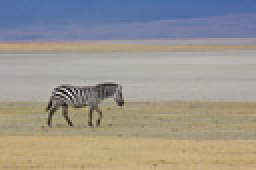
#> input picture pset1/Input/in.png, 128 x 85 px (shown 2 times larger)
$ python -i a7.py   (imports and definitions only)   (Python 2 division)
#> lines starting #> are read from the running program, lines starting #| are printed output that depends on the picture; after the words box and inside, x2 and y2 are one past the last pixel; in counts of white or black regions, pixels touching at a corner belong together
#> further down, picture is the input picture: shape (85, 128, 3); mean B, G, R 143.9, 150.6, 154
import imageIO
import numpy as np
import numpy
import scipy as sp
from scipy.ndimage.filters import gaussian_filter
from scipy.ndimage.filters import maximum_filter
from scipy.signal import convolve
import math
import random as rnd

SobelX = np.array([[-1, 0, 1],[-2, 0, 2],[-1,0,1]])
SobelY = np.transpose(SobelX)

def imIter(im):
    for y in xrange(im.shape[0]):
        for x in xrange(im.shape[1]): yield y, x

def BW(im, weights=np.array([.3,.6,.1])):
    bw = np.dot(im,weights)
    return bw

# [15 lines left out: function edgePaddingAccessor, not called in this run]


def computeTensor(im, sigmaG=1, factorSigma=4):
#> called with sigmaG = 1, factorSigma = 4
    lum = np.dot(im, np.array([.3,.6,.1]))
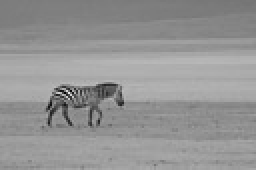
#> lum: shape (85, 128) float64 (shown 2 times larger); min 0.4, max 230.6, mean 148.9
    lum = np.sqrt(lum)
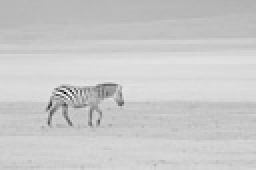
#> lum: shape (85, 128) float64 (shown 2 times larger); min 0.632, max 15.19, mean 12.17; drawn with min black and max white

    blurred = gaussian_filter(lum, sigmaG, mode='nearest')
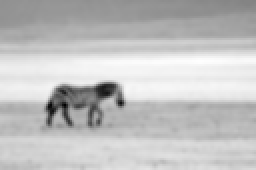
#> blurred: shape (85, 128) float64 (shown 2 times larger); min 8.1, max 13.47, mean 12.17; drawn with min black and max white

    i_x = convolve(blurred, SobelX, mode='same')
    i_y = convolve(blurred, SobelY, mode='same')

    M_11 = gaussian_filter(i_x*i_x, sigma=sigmaG*factorSigma, mode='nearest')
    M_22 = gaussian_filter(i_y*i_y, sigma=sigmaG*factorSigma, mode='nearest')
    M_12 = gaussian_filter(i_x*i_y, sigma=sigmaG*factorSigma,  mode='nearest')
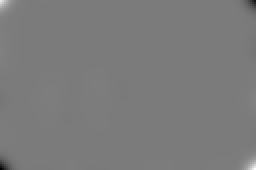
#> M_12: shape (85, 128) float64 (shown 2 times larger); min -398.8, max 422.2, mean 0.1; drawn with min black and max white
    M = np.array([M_11,M_12,M_22])

    return M


def HarrisCorners(im, k=.15, sigmaG=1, factor=4, maxiDiam=7, boundarySize=5):
    tensor = computeTensor(im, sigmaG=sigmaG, factorSigma=factor)
    # transpose so that M components will be in 0th dimension - for convenience
    #tensor = np.transpose(t, (2,0,1))

    m = np.array([[tensor[0], tensor[1]],[tensor[1],tensor[2]]])
    M = np.transpose(m, (2, 3, 0, 1))

    # calculate corner response of each pixel
    corner_resp = np.zeros(im.shape[0:2])
    for y, x in imIter(im):
        M_pix = M[y][x]
        eig_vals = np.linalg.eig(M_pix)[0]
        corner_resp[y][x] = eig_vals[0]*eig_vals[1] - k*((eig_vals[0]+eig_vals[1])**2)
#> this loop made 10880 passes
#> (M_pix, eig_vals) on passes 1 to 3: ([[833.3, 339.4], [339.4, 832.8]], [1172.5, 493.7]), ([[682.2, 278], [278, 881.2]], [486.4, 1076.9]), ([[535.7, 218.5], [218.5, 928.2]], [438.3, 1025.6])
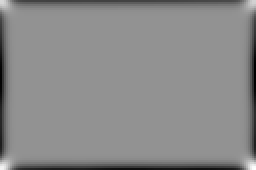
#> corner_resp: shape (85, 128) float64 (shown 2 times larger); min -337933.9, max 250253.8, mean -19553.2; drawn with min black and max white

    # now let's filter the image
    maxima = maximum_filter(corner_resp, size=maxiDiam, mode='nearest')
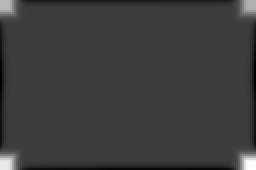
#> maxima: shape (85, 128) float64 (shown 2 times larger); min -78205.9, max 250253.8, mean 595.8; drawn with min black and max white
    # if maxima == corner_resp, keep corner_resp, or set to 0 because it is not a local maximum
    corner_resp = np.where(maxima==corner_resp, corner_resp, 0)
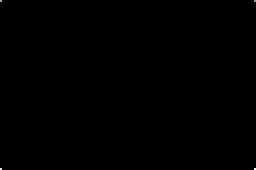
#> corner_resp: shape (85, 128) float64 (shown 2 times larger); min -0.138, max 250253.8, mean 72.2; drawn with min black and max white
    zeroPadding(corner_resp, boundarySize)
#> in zeroPadding, `corner_resp[0:boundarySize,:] = 0.0`: corner_resp: shape (85, 128) float64; 0.02% of pixels changed, all inside (x1, y1, x2, y2) = (0, 0, 128, 1)
#> in zeroPadding, `corner_resp[h-boundarySize:,:] = 0.0`: corner_resp: shape (85, 128) float64; min -0.138, max 89.74, mean 0

    indices = np.transpose(np.nonzero(corner_resp))
#> indices = [[16, 66], [16, 89], [17, 27], [24, 115], [25, 13], [38, 91], [46, 57], [50, 115], [51, 12], [52, 30], [62, 89]]
    return indices

def computeFeatures(im, cornerL=None, sigmaBlurDescriptor=.5, radiusDescriptor=4):
    cornerL = HarrisCorners(im)
#> cornerL has the same summary as indices in HarrisCorners
    blurredIm = gaussian_filter(im, sigmaBlurDescriptor, mode='nearest')
    lum = BW(blurredIm)

    features = []
    for corner in cornerL:
        y, x = corner[0:2]
        # assume that no corner is closer to edges than radiusDescriptor pixels
        patch = lum[y-radiusDescriptor:y+1+radiusDescriptor, x-radiusDescriptor:x+1+radiusDescriptor]
        patch_mean = np.mean(patch)
        patch = patch - patch_mean
        patch_std = np.std(patch)
        patch = patch/patch_std
        features.append((corner, patch))
#> this loop made 11 passes
#> (y, x, patch_mean, patch_std) on passes 1 to 11: (16, 66, 140.1, 5.17), (16, 89, 139, 6.71), (17, 27, 139.2, 3.46), (24, 115, 155.6, 9.22), (25, 13, 150.7, 7.29), (38, 91, 172, 2.32), (46, 57, 111.2, 32.14), (50, 115, 152.4, 14.84), (51, 12, 150.7, 13.14), (52, 30, 101.6, 25.64), (62, 89, 143.1, 3.43)
#> after the loop, features = 11 items
    return features

# [78 lines left out: functions findCorrespondences, getPlausibleCorrespondence, RANSAC, autostitch, not called in this run]


def zeroPadding(corner_resp, boundarySize):
    h,w = corner_resp.shape[0:2]
    corner_resp[0:boundarySize,:] = 0.0
    corner_resp[h-boundarySize:,:] = 0.0
    corner_resp[:,0:boundarySize] = 0.0
    corner_resp[:,w-boundarySize:] = 0.0

################### FREDO's CODE on PIAZZA #################

# [11 lines left out: functions linearReconstructP, homogenize, not called in this run]

def applyH3d(H, P):
    return homogenize(np.dot(H, P))

def applyH2d(H, y, x):
    return homogenize(np.dot(H, np.array([y, x, 1.0])))

def applyHP2d(H, P):
    return homogenize(np.dot(H, np.array([P[0], P[1], 1.0])))

def isInside(P, im):
    return (0<P[0]<im.shape[0]) and (0<P[1]<im.shape[1])

# [43 lines left out: functions applyHomography, computeHomography, computeTransformedBBox, not called in this run]

def bboxUnion(B1, B2):
    return np.array([np.min([B1[0], B2[0]], 0), np.max([B1[1], B2[1]], 0)])

# [20 lines left out: functions translate, merge2images, not called in this run]


>>> import cv2
>>> picture = cv2.imread('../pset1/Input/in.png')
>>> result = computeFeatures(picture)
#> result = 11 items
